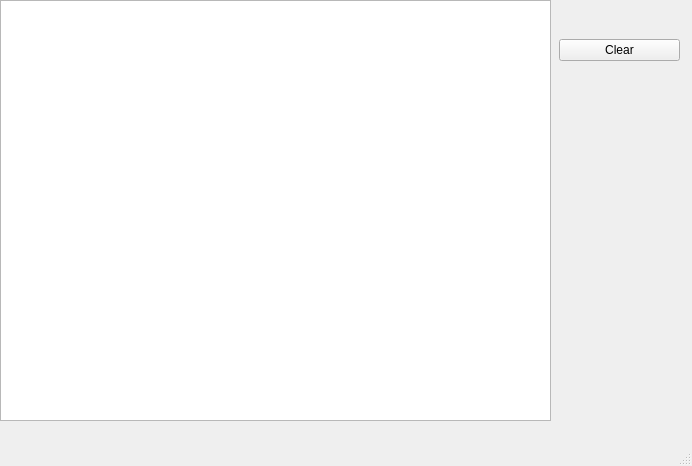
<?xml version="1.0" encoding="UTF-8"?>
<ui version="4.0">
 <class>FallingFigures</class>
 <widget class="QMainWindow" name="FallingFigures">
  <property name="geometry">
   <rect>
    <x>0</x>
    <y>0</y>
    <width>692</width>
    <height>466</height>
   </rect>
  </property>
  <property name="windowTitle">
   <string>FallingFigures</string>
  </property>
  <widget class="QWidget" name="centralwidget">
   <widget class="QWidget" name="verticalLayoutWidget">
    <property name="geometry">
     <rect>
      <x>559</x>
      <y>0</y>
      <width>121</width>
      <height>101</height>
     </rect>
    </property>
    <layout class="QVBoxLayout" name="verticalLayout">
     <property name="spacing">
      <number>6</number>
     </property>
     <property name="bottomMargin">
      <number>0</number>
     </property>
     <item>
      <widget class="QPushButton" name="clearButton">
       <property name="sizePolicy">
        <sizepolicy hsizetype="Minimum" vsizetype="Fixed">
         <horstretch>0</horstretch>
         <verstretch>0</verstretch>
        </sizepolicy>
       </property>
       <property name="text">
        <string>Clear</string>
       </property>
      </widget>
     </item>
    </layout>
   </widget>
   <widget class="QGraphicsView" name="graphicsView">
    <property name="geometry">
     <rect>
      <x>0</x>
      <y>0</y>
      <width>551</width>
      <height>421</height>
     </rect>
    </property>
   </widget>
  </widget>
  <widget class="QMenuBar" name="menubar">
   <property name="geometry">
    <rect>
     <x>0</x>
     <y>0</y>
     <width>692</width>
     <height>21</height>
    </rect>
   </property>
  </widget>
  <widget class="QStatusBar" name="statusbar"/>
 </widget>
 <resources/>
 <connections/>
</ui>
